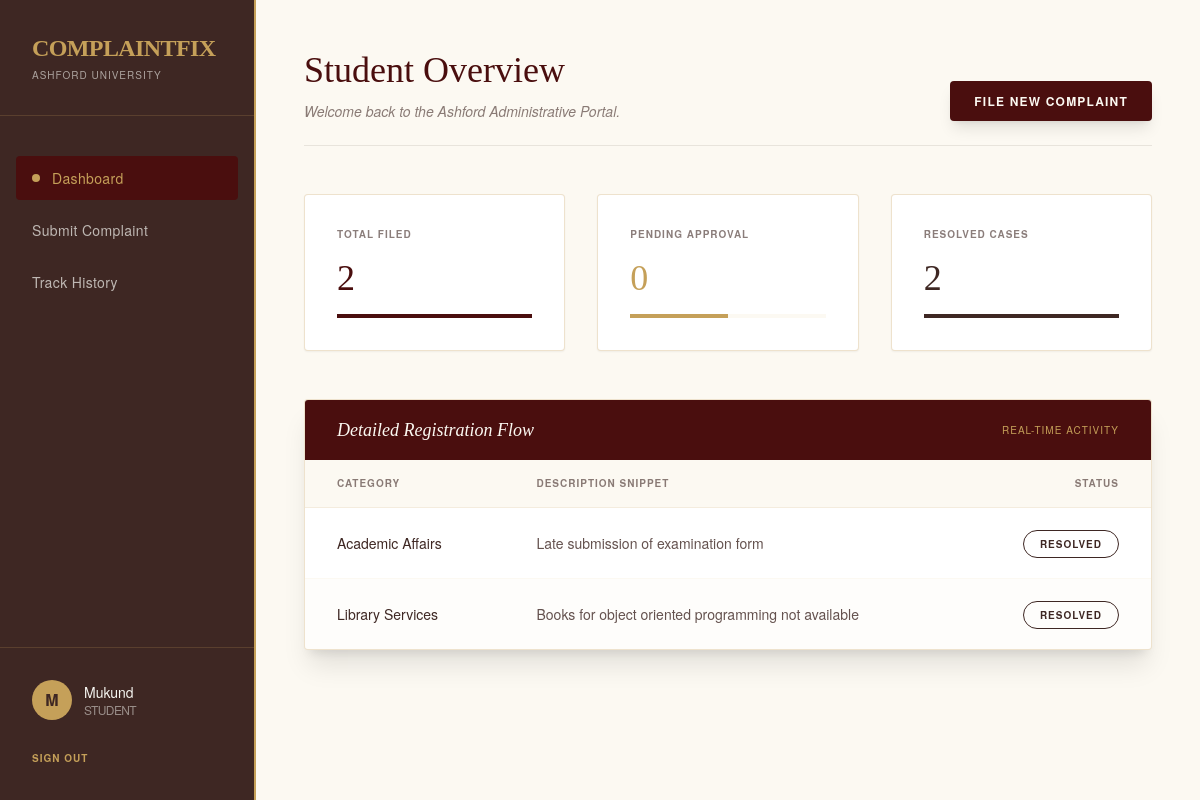
The app's page /dashboard.php (signed in) with its own data.
### tables this page shows
CREATE TABLE `complaints` (
  `complaint_id` int(11) NOT NULL,
  `user_id` int(11) DEFAULT NULL,
  `category` varchar(100) NOT NULL,
  `subject` varchar(150) DEFAULT NULL,
  `description` text NOT NULL,
  `location` varchar(100) DEFAULT NULL,
  `priority` enum('Low','Medium','High') DEFAULT 'Medium',
  `status` enum('Pending','In Progress','Resolved') DEFAULT 'Pending',
  `created_at` date NOT NULL,
  `conclusion` text DEFAULT NULL
);

### dashboard.php (the view, shortened to what this page needs)
<?php
include 'db.php';
$user_id = $_SESSION['user_id'];
$user_name = $_SESSION['user_name'];
$stats_query = "SELECT
    COUNT(*) as total,
    SUM(CASE WHEN status = 'Pending' THEN 1 ELSE 0 END) as pending,
    SUM(CASE WHEN status = 'Resolved' THEN 1 ELSE 0 END) as resolved
    FROM complaints WHERE user_id = '$user_id'";
$stats_result = $conn->query($stats_query);
$stats = $stats_result->fetch_assoc();
$complaints_query = "SELECT complaint_id, category, description, status FROM complaints
                    WHERE user_id = '$user_id'
                    ORDER BY complaint_id DESC LIMIT 5";
$complaints_result = $conn->query($complaints_query);
?>
<!DOCTYPE html>
<html lang="en">
<head>
    <script src="https://cdn.tailwindcss.com"></script>
</head>
<body class="flex min-h-screen">
    <aside class="w-64 sidebar text-[#F5F5F0] fixed h-full flex flex-col">
        <div class="p-8 border-b border-[#C5A059]/20">
            <h1 class="text-2xl font-serif text-[#C5A059] font-bold tracking-tight uppercase">ComplaintFix</h1>
            <p class="text-[10px] uppercase tracking-widest opacity-60 mt-1">Ashford University</p>
        </div>
        <nav class="flex-1 py-10 px-4 space-y-2">
            <a href="dashboard.php" class="flex items-center gap-3 px-4 py-3 rounded nav-active">
                <div class="w-2 h-2 rounded-full bg-[#C5A059]"></div>
                <span class="text-sm font-medium tracking-wide">Dashboard</span>
            </a>
            <a href="submit_complaint.php" class="flex items-center gap-3 px-4 py-3 rounded text-[#F5F5F0] opacity-70 hover:opacity-100 transition-all">
                <span class="text-sm font-medium tracking-wide">Submit Complaint</span>
            </a>
            <a href="track_complaints.php" class="flex items-center gap-3 px-4 py-3 rounded text-[#F5F5F0] opacity-70 hover:opacity-100 transition-all">
                <span class="text-sm font-medium tracking-wide">Track History</span>
            </a>
        </nav>
        <div class="p-8 border-t border-[#C5A059]/20">
            <div class="flex items-center space-x-3 mb-6">
                <div class="w-10 h-10 rounded-full bg-[#C5A059] flex items-center justify-center text-[#3E2723] font-bold">
                    <?php echo strtoupper(substr($user_name, 0, 1)); ?>
                </div>
                <div>
                    <p class="text-[#F5F5F0] text-sm font-medium"><?php echo htmlspecialchars($user_name); ?></p>
                    <p class="text-[#F5F5F0] text-xs opacity-50 uppercase tracking-tighter">Student</p>
                </div>
            </div>
            <a href="logout.php" class="text-[10px] uppercase tracking-widest font-bold text-[#C5A059] hover:underline transition-all">Sign Out</a>
        </div>
    </aside>
    <main class="ml-64 flex-1 p-12">
        <header class="flex justify-between items-end mb-12 border-b pb-6 border-[#3E2723]/10">
            <div>
                <h2 class="text-4xl font-serif text-[#4A0E0E] leading-tight">Student Overview</h2>
                <p class="text-[#3E2723] opacity-60 text-sm italic mt-2">Welcome back to the Ashford Administrative Portal.</p>
            </div>
            <a href="submit_complaint.php" class="px-6 py-3 bg-[#4A0E0E] text-[#FCF9F2] text-xs font-bold uppercase tracking-widest rounded shadow-lg hover:bg-opacity-90 transition-all active:scale-95">
                File New Complaint
            </a>
        </header>
        <section class="grid grid-cols-1 md:grid-cols-3 gap-8 mb-12">
            <div class="stat-card p-8 rounded shadow-sm">
                <p class="text-[10px] uppercase font-bold text-[#3E2723] opacity-60 tracking-widest mb-4">Total Filed</p>
                <p class="text-4xl font-serif text-[#4A0E0E]"><?php echo $stats['total']; ?></p>
                <div class="mt-4 h-1 w-full bg-[#FCF9F2]"><div class="h-1 bg-[#4A0E0E] w-full"></div></div>
            </div>
            <div class="stat-card p-8 rounded shadow-sm">
                <p class="text-[10px] uppercase font-bold text-[#3E2723] opacity-60 tracking-widest mb-4">Pending Approval</p>
                <p class="text-4xl font-serif text-[#C5A059]"><?php echo $stats['pending'] ?? 0; ?></p>
                <div class="mt-4 h-1 w-full bg-[#FCF9F2]"><div class="h-1 bg-[#C5A059] w-1/2"></div></div>
            </div>
            <div class="stat-card p-8 rounded shadow-sm">
                <p class="text-[10px] uppercase font-bold text-[#3E2723] opacity-60 tracking-widest mb-4">Resolved Cases</p>
                <p class="text-4xl font-serif text-[#3E2723]"><?php echo $stats['resolved'] ?? 0; ?></p>
                <div class="mt-4 h-1 w-full bg-[#FCF9F2]"><div class="h-1 bg-[#3E2723] w-full"></div></div>
            </div>
        </section>
        <section class="bg-white border border-[#C5A059]/30 rounded overflow-hidden shadow-xl flex flex-col">
            <div class="bg-[#4A0E0E] px-8 py-4 flex justify-between items-center">
                <h3 class="text-[#FCF9F2] font-serif italic text-lg">Detailed Registration Flow</h3>
                <span class="text-[#C5A059] text-[10px] uppercase tracking-widest">Real-time Activity</span>
            </div>
            <table class="w-full text-left border-collapse">
                <thead class="bg-[#FCF9F2] border-b border-[#C5A059]/20">
                    <tr class="text-[10px] uppercase tracking-widest text-[#3E2723] opacity-60">
                        <th class="px-8 py-4 font-semibold">Category</th>
                        <th class="px-8 py-4 font-semibold">Description Snippet</th>
                        <th class="px-8 py-4 font-semibold text-right">Status</th>
                    </tr>
                </thead>
                <tbody class="divide-y divide-[#FCF9F2] text-sm text-[#3E2723]">
                    <?php if ($complaints_result->num_rows > 0):
                        $index = 0;
                        while($complaint = $complaints_result->fetch_assoc()): ?>
                            <tr class="<?php echo $index % 2 !== 0 ? 'bg-[#FCF9F2]/30' : ''; ?> hover:bg-[#C5A059]/5 transition-colors">
                                <td class="px-8 py-6 font-medium"><?php echo htmlspecialchars($complaint['category']); ?></td>
                                <td class="px-8 py-6 opacity-80 truncate max-w-md">
                                    <a href="view_complaint.php?id=<?php echo $complaint['complaint_id']; ?>" class="hover:text-[#4A0E0E] hover:underline">
                                        <?php echo htmlspecialchars($complaint['description']); ?>
                                    </a>
                                </td>
                                <td class="px-8 py-6 text-right">
                                    <span class="px-4 py-1.5 rounded-full text-[10px] font-bold uppercase tracking-widest
                                        <?php
                                            if($complaint['status'] === 'Pending') echo 'bg-[#4A0E0E] text-white';
                                            elseif($complaint['status'] === 'In Progress') echo 'bg-[#C5A059] text-white';
                                            elseif($complaint['status'] === 'Resolved') echo 'border border-[#3E2723] text-[#3E2723]';
                                        ?>">
                                        <?php echo $complaint['status']; ?>
                                    </span>
                                </td>
                            </tr>
                        <?php $index++; endwhile;
                    else: ?>
                        <tr>
                            <td colspan="3" class="px-8 py-16 text-center text-gray-400 italic font-serif">No recent registrations found in your account.</td>
                        </tr>
                    <?php endif; ?>
                </tbody>
            </table>
        </section>
    </main>
</body>
</html>

### dashboard.php (style rules this page uses)
body { font-family: 'Helvetica Neue', Helvetica, Arial, sans-serif; background-color: #FCF9F2; }
.font-serif { font-family: 'Georgia', serif; }
.sidebar { background-color: #3E2723; border-right: 2px solid #C5A059; }
.nav-active { background-color: #4A0E0E; color: #C5A059; }
.stat-card { background: white; border: 1px solid rgba(197, 160, 89, 0.3); transition: transform 0.2s; }

### records on screen
complaints: category "Academic Affairs", description "Late submission of examination form", status "RESOLVED"
complaints: category "Library Services", description "Books for object oriented programming not available", status "RESOLVED"

### other values on screen
substr($user_name, 0, 1) "M"
$user_name "Mukund"
$stats['total'] "2"
$stats['pending'] "0"
$stats['resolved'] "2"
